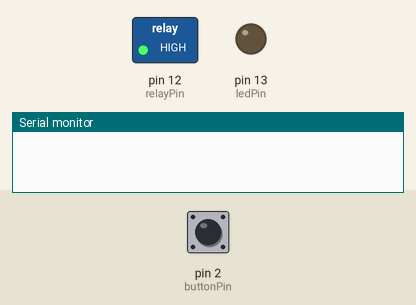
A sketch run on a simulated Arduino Uno, built with avr-gcc and run on an emulated ATmega328P. Parts: switched loads named in the sketch (green lamp = pin HIGH), output pins drawn as LEDs (lit = HIGH), the last lines printed to the serial monitor. The test bench sets the inputs (shaded band); at power-on: pin 2 (buttonPin) LOW.

Above: at 0.1 s.
At 1.1 s:
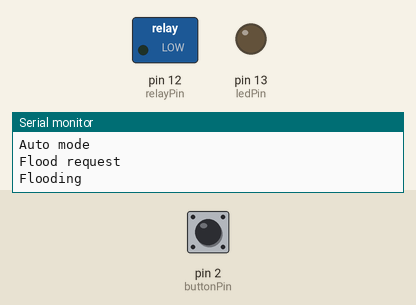
At 11.1 s:
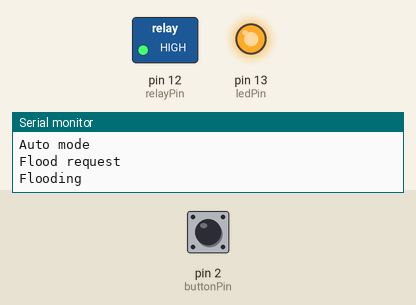
Timing chart, 0 to 12.6 s (numbered marks = the images above):
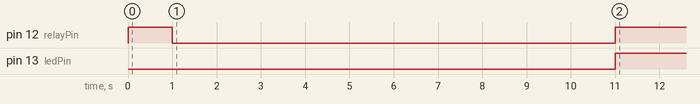

The sketch:

pump.ino
```cpp
const int buttonPin = 2;     // the number of the pushbutton pin
const int relayPin =  12;      // the number of the LED pin
const int ledPin = 13;

const int MODE_AUTO = 0;
const int MODE_MANUAL = 1;

const int RELAY_ACTIVE = LOW;
const int RELAY_INACTIVE = HIGH;

const unsigned long SECOND = 1000;
const unsigned long HOUR = 3600 * SECOND;

const unsigned long TIME_ON = 10 * SECOND;
const unsigned long TIME_OFF = 1 * HOUR - TIME_ON;

// variables will change:
int buttonState = 0;
int selectedMode = 0;
volatile int floodAvailable = 0;

void setup() {
  Serial.begin(9600);
  pinMode(relayPin, OUTPUT);
  pinMode(ledPin, OUTPUT);
  pinMode(buttonPin, INPUT);
  digitalWrite(relayPin, RELAY_INACTIVE);
  delay(1 * SECOND);

  buttonState = digitalRead(buttonPin);
  if (buttonState == HIGH) {
    Serial.println("Manual mode");
    selectedMode = MODE_MANUAL;
  } else {
    Serial.println("Auto mode");
    selectedMode = MODE_AUTO;
    attachInterrupt(digitalPinToInterrupt(buttonPin), floodInterrupt, RISING);
  }

  floodAvailable = 1;
  digitalWrite(ledPin, HIGH);
}

void flood() {
  if (floodAvailable > 0) {
    floodAvailable = 0;
    digitalWrite(ledPin, LOW);
    Serial.println("Flooding");
    digitalWrite(relayPin, RELAY_ACTIVE);
    delay(TIME_ON);
    digitalWrite(relayPin, RELAY_INACTIVE);
    floodAvailable = 1;
    digitalWrite(ledPin, HIGH);
  }
}

void floodRequest() {
  Serial.println("Flood request");
  flood();
}

void floodInterrupt() {
  if (digitalRead(relayPin) == RELAY_INACTIVE) {
    if (floodAvailable == 1) {
      floodAvailable = 0;
      digitalWrite(relayPin, RELAY_ACTIVE);
    }
  } else {
    floodAvailable = 1;
    digitalWrite(relayPin, RELAY_INACTIVE);
  }
}

void loop() {
  if (selectedMode == MODE_MANUAL) {
    buttonState = digitalRead(buttonPin);

    if (buttonState == HIGH) {
      digitalWrite(relayPin, LOW);
    } else {
      digitalWrite(relayPin, HIGH);
    }
  } else if (selectedMode == MODE_AUTO) {
    floodRequest();
    delay(TIME_OFF);
  }
}
```

Measured:
- by itself, pin 12 (relayPin): HIGH → LOW at 1.0 s, → HIGH 10.0 s later
- by itself, pin 13 (ledPin): LOW → HIGH at 11.0 s
